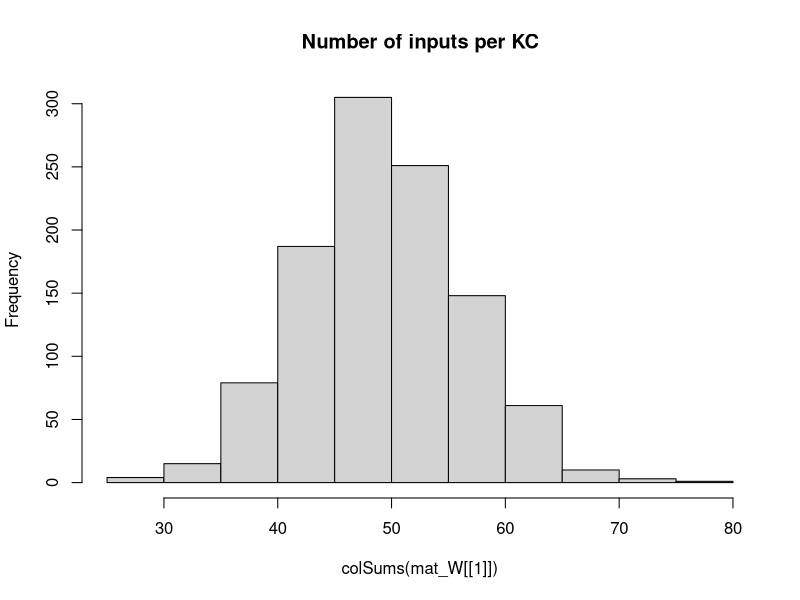

The R script that drew this image: (Note: this script raises an error after producing the figure.)
## Development Code for Willsaw NN image recognition of zfish larva
## KL 2021
## I will implement a MB random kernel NN as in my Ant Navigation paper 
## This Files Trains the weights of  2 Layer Net : Random Expansion Feature Layer (Random Kernel Trick) -> Perceptron Output neuron 
## The connections in L1 Random Sparse Net are data independent, while L2 wights are trained via +ve larva head template samples to filter patterns that look like larva
## The input images are labeled as Fish and non fish according to the folder they are placed.
# Output is saved as pgm images which are then loaded by tracker software so as to implemend the simple classifier net implemended here 

library("pixmap")
library("yaml")

## TODO GIGURE OUT INIT That Works

## Initialiaze the random Weight vector of an L1 (KC) neuron  
init_random_W <- function(m, p){
  # Draw random Number N of Sampled Inputs From Binomial
  #n <- rbinom(1,length(m),p)
  ## Set N random synapses as inputs to KC
  #idx <- sample(1:length(m),n)
  m <- rnorm(NROW(m),0,sd=0.5) #runif(NROW(m))/(10*NROW(m)) ##Weak Synapses
  ## Likely Stronger Subset
  #m[idx] <- 1#/length(m) #runif(n)/(10*length(m)) #1/NROW(m)
  #print(length(m))
  return (m)
}


## Initialiaze the random Weight vector of an L1 (KC) neuron  
init_sparse_W <- function(m,p){
  # Draw random Number N of Sampled Inputs From Binomial
  n <- rbinom(1,length(m),p)
  ## Set N random synapses as inputs to KC
  idx <- sample(1:length(m),n)
  #m <- runif(NROW(m))/(1000000*NROW(m)) ##Weak Synapses
  ## Likely Stronger Subset
  m[idx] <- 1#/length(m) #runif(n)/(10*length(m)) #1/NROW(m)
  #print(length(m))
  return (m)
}


## Sigmoid//logistic Transfer Function
N_transfer <- function(activation)
{
  return (1/(1+exp(-activation)))
}


## Derivative Sigmoid/logistic Transfer Function
N_transfer_D <- function(activation)
{
  return (N_transfer(activation)*(1-N_transfer(activation)) )
}

## Neural Actvation for a layer with Weitgh Matrix W and Input matrix of col vectors -
#  vector of Biases B - This is to a matrix to operate overall all input activations over Inputs in order 
N_activation <- function(X,W,B)
{
  ## If more Than Half input units (based on Avg inputs) is active - then activate KC
  
  #  if ( sum(X) > KC_THRES )
  #    return (1)
  # else
  mat_B <- matrix(B,ncol=ncol(X),nrow=length(B) )
  ## Bias is just another W attached to a fixed Input 1
  return (W%*%X + mat_B)
}

## Copies A Smaller Matrix To the Middle of a larger one - (Pasting Image on larger canvas)
matrix_paste <- function(src,target)
{
  x_offset <- round((ncol(target)- ncol(src))/2 )
  y_offset <- round((nrow(target)- nrow(src))/2 )
  target[ (1+y_offset):(y_offset+nrow(src)),(1+x_offset):(x_offset+ncol(src))] <-src
  return(target)
}


sparse_binarize <- function(X,INPUT_SPARSENESS)
{
  ## Binarize Input Image / Set Sparsensess ##
  pxsparse = 1.0
  thres_bin = mean(X)
  max_iter = 100
  
  while (pxsparse > INPUT_SPARSENESS & max_iter > 0)
  {
    X_bin <-  as.numeric(X > thres_bin)
    pxsparse <- sum(as.numeric(X_bin[X_bin > 0]))/length(X_bin)
    thres_bin = thres_bin + 0.01;
    max_iter = max_iter + 1
  }
  
  
  ##message("Input Sparseness:",pxsparse)
  
  return(X_bin)
}




makeInputMatrix <- function(img_list,inmat_W)
{
  
  ## TRAIN /TEST ##
  img_list <- img_list[,1]
 
  
  
  ## Matrix Of  image Input Vectors  
  mat_X = matrix(0,nrow=ncol(inmat_W[[1]]),ncol=length(img_list) )
  fileidx <- 0
  for (in_img in img_list)
  {
    fileidx= fileidx + 1
    
    imgT <- read.pnm(as.character(in_img) )
    mat_img <- getChannels(imgT)
    X <- as.vector(mat_img)
    ### Add Fixed input 1 - To operate As Adjustable Bias for each input   
    ##X[length(X)] <- 1 # c(as.vector(mat_img),1)
    
    ##message(in_img," Input Dim:", dim(mat_img)[1],"x",dim(mat_img)[2],"=",dim(mat_img)[2]*dim(mat_img)[1])
    
    if (length(X) > n_top_px)
    {
      warning("input sample too big - skipping")
      next
    }
    
    ## If Loaded image is Smaller than INput - Then Resize (paste into) larger Matrix to fit
    if (length(X) < n_top_px)
    {
      ##message("input sample Smaller than Canvas - pasting")
      mat_t <- matrix(0,nrow=img_dim[1],ncol=img_dim[2])
      mat_img <- matrix_paste(mat_img,mat_t)
      ##message("Converted  Dim:", dim(mat_img)[1],"x",dim(mat_img)[2],"=",dim(mat_img)[2]*dim(mat_img)[1])
    }
    
    ##mypic = new("pixmapGrey", size=dim(mat_img),grey = mat_img);plot(mypic)
    ## Convert to Col Vector
    X <- sparse_binarize(as.vector(mat_img),INPUT_SPARSENESS)
    
    
    dim(X) <- c(length(X),1) ## Make into Col Vector
    
    if (length(X) > n_top_px)
    {
      warning(in_img,"Image Too large. Skipping")
      next
    }
    
    stopifnot(length(mat_X[,fileidx]) ==length(X) ) 
    mat_X[,fileidx] <- X # Save In Vector to MAtrix
    
  }## Load All Input Vectors Into Matrix X
  
  return(mat_X)
} ##Make INput List



### EXPORT MAtrix to YAML for !!opencv-matrix##
matrixToYamlForOpenCV <- function(mat)
{
  ##!!opencv-matrix
  strHeader <- "!!opencv-matrix\n rows: %d\n cols: %d\n dt: f\n data:["
  ## Matrix Will Be saved Transposed Because Data serial Reading Order is by row in OpenCV while Here Serialization is By Column
  strHeader <- sprintf(strHeader,nrow(mat),ncol(mat))
  strData = ""
  lineWidth = 100#min(100,length(mat))
  
  ## COMMENTED OUT AS SUDDENLY as.yaml started adding new Lines in data automatically - The following routine does this manually
  # ##Long Strings Need to be broken by New Lines otherwise OPENCV FIle Storage FAils
  # if (length(mat) > lineWidth){
  #   fcon<- tempfile("matrixYaml")
  #   
  #   ## Need to export To TEMP file as string Concat Is too SLOW
  #   for (i in seq(1,length(mat),lineWidth) ){
  #     write(mat[i:min(i+lineWidth-1,length(mat)-1)], file = fcon,ncolumns = 100, append = TRUE, sep = ", ")
  #     ##cat(",",file = fcon, append = TRUE,fill=FALSE)
  #     #strData = paste0(strData, toString(mat[i:min(i+lineWidth,length(mat))],"\n",width=0))
  #   }
  #   ## Join  All Lines Back INto One String - With Newlines and Commas and Intendation
  #   #strData = noquote()
  #   strData = noquote(paste0(
  #                     readLines(con = fcon, n = -1L, ok = TRUE, warn = TRUE, skipNul = FALSE, encoding = "UTF-8"),
  #                            collapse=",\n         ")) ##
  #   #class(strData) <- "verbatim"
  # }else
    
  ## Need to TransposeBecause Data serial Reading Order is by row in OpenCV while Here Serialization is By Column
  strData = toString(t(mat))
  
  
  strRet=  noquote(paste0(strHeader,strData,"]")) 
  
  
  ##Character vectors that have a class of ‘verbatim’ will not be quoted in the output YAML 
  class(strRet) <- "verbatim"
  ##class(strRet) <- "verbatim"
  #write(strRet,file = fcon)  
  return(noquote(strRet) )
}




## Process 2 Layer Network - Return Last Node Output produced for each input image
## Note : Input Layer Is Simplified - No activation function needed or Bias - Input image intentities are taken as activations
## Target_output is vector of desired output for each output Neuron these I chose to be L2_1=1 (Fish) L2_2=1 (Non Fish)
net_proc_images_batch <- function(mat_X,inmat_W,inLayer_Bias,mat_Y,learningRate = 0.0)  
{
  
  L_X     <- list() ## Output Of Layer k
  L_A     <- list() ## Activation of  Layer k
  L_delta <- list()  ## Delta is the "cost attributable to (the value of) that node". 
  L2_out <- list()
  
  outError = 0 #'Mean Sq Error Of File Batch'

    ##Input Layer Is Simplified - No activation function needed or Bias - Input image intentities are taken as activations
    ## Due to R hell with numbers ecoming Factors I need to do this tricl
    
    ##Target_output <- mat_Y[fileidx,] 
     
    ## Forward Propagation ##
    ##mat_X[1,] = 1 ## Add COnst Input so W_i operates as a Bias IxW 
   ##  matrix of output Col vectors correspond to output
    for (l in 1:(N_Layers+1) )
    {
      if (l == 1) ## 1st Layer is INput 
      {
        ##Activation 
        L_A[[1]] <- mat_X
        L_X[[1]] <- mat_X##N_transfer(X-0.5)
        
      }else
      {
        #L_X[[l-1]][1,] = 1 ##No Need - Removed for TEST/ Add COnst Input so W_i operates as a Bias IxW
        L_A[[l]] <- N_activation(L_X[[l-1]], inmat_W[[l-1]], inLayer_Bias[[l-1]] )
        L_X[[l]] <- N_transfer( L_A[[l]])
      }
    }
    MSQError =  sum(((mat_Y) - L_X[[N_Layers+1]] )^2)/ ncol(mat_X)

    ## Note Indexes L_X and mat/biases are off by one because LX_1 is considerened an input layer, while neural layer is l=2
    ## Back Propagation ##
    for (l in (N_Layers):1 )
    {
      ##On Output Layer
      if (l == (N_Layers))
      {
        ## Element Wise Product (hadamart Product)
        L_delta[[l]] <- ( N_transfer_D( L_X[[l+1]] )   * (L_X[[l+1]] - mat_Y)) ##*N_transfer_D(L_X[[l]])
      }else{
        #L_delta[[l]] <- L_delta[[l+1]] %*% t(mat_W[[l]])*N_transfer_D(L_X[[l]])
        L_delta[[l]] <-   t(t(L_delta[[l+1]]) %*%(inmat_W[[l+1]])*t(N_transfer_D( L_X[[l+1]] )))    ## %*% t(N_transfer_D(L_X[[l-1]]) )
      }
      
      dE <- (L_delta[[l]])%*%t(L_A[[l]])  
      dW <- learningRate*dE 
      ##Add average change over batch samples
      inmat_W[[l]] <- inmat_W[[l]] -  dW ##length(img_list)

      ## Error Non-Conform
      inLayer_Bias[[l]] <- inLayer_Bias[[l]] - rowSums( learningRate*(L_delta[[l]]) )  
      ##if (l==1)
      ##  hist(dW)
    }
    
    #hist(Layer_Bias[[1]])
    #if (fileidx %% 10 == 0)  
    #  hist(inmat_W[[1]], main="After")
    
    
    ## Forward Propagation ## 
    # L1 <- N_transfer(N_activation(mat_X, inmat_W[[1]],inmat_B[[1]]  ) ) ## v_Layer_Bias[i] matrix(rep(,nrow(mat_X)),nrow=nrow(mat_X) )  
    # ## L2 matrix of output Col vectors correspond 
    # L2 <-  N_transfer(N_activation(L1,inmat_W[[2]] ,  inmat_B[[2]] )  )  
    # 
    # MSQError =  sum(((mat_Y) - L2 )^2)/ ncol(mat_X)
    # 
    ## Forward Propagation ##
    ##  matrix of output Col vectors correspond to output
    for (l in 1:(N_Layers+1) )
    {
      if (l == 1) ## 1st Layer is INput 
      {
        ##Activation 
        L_A[[1]] <- mat_X
        L_X[[1]] <- mat_X##N_transfer(X-0.5)
        
      }else
      {
        L_A[[l]] <- N_activation(L_X[[l-1]], inmat_W[[l-1]], inLayer_Bias[[l-1]] )
        L_X[[l]] <- N_transfer( L_A[[l]])
      }
    }
    MSQError =  sum(((mat_Y) - L_X[[N_Layers+1]] )^2)/ ncol(mat_X)
    
    
    
    
    ##message("Recognition Output for Img ",in_img," is F:",L_X[[3]][1]," non-F:",L_X[[3]][2]," Active KC:",L2_out[[fileidx]]$KC_active/N_KC )
    #dim(X) = img_dim##dim(mat_img)
    
    
    #image(X_bin)
    #title(main = paste(in_img,strRes," R:",L2_Neurons_out[1]-L2_Neurons_out[2]), font.main = 4)
  
  
  lout <- list(X=mat_X,
               W=inmat_W,
               B=inLayer_Bias,
               output= L_A[[N_Layers+1]],
               Target=mat_Y,
               #out=data.frame( do.call(rbind,L2_out ) ),
               MSQError=MSQError )
  
  #MSQError =  sum(((mat_Y) - L2)^2)/nrow(mat_X)
  
  return(lout  )
}



img_dim <- c(38,28)
N_Layers <- 2

n_top_px <- img_dim[2]*img_dim[1]
N_KC = n_top_px*5 ## Number of Kenyon Cells (Input layer High Dim Coding)
N_SYN_per_KC <- 10# n_top_px/500 ## Number of pic Features each KC neuron Codes for
#KC_THRES <- N_SYN_per_KC*0.25 ## Number of INput that need to be active for KC to fire/Activate
v_Layer_N <- c(n_top_px, N_KC, 2)
v_Layer_N3 <- c(n_top_px, N_KC,100, 2)

#v_Layer_CON <- c(N_SYN_per_KC/n_top_px,)
Layer_Bias <- list() ## Number of INput that need to be active for Neuron to fire/Activate
INPUT_SPARSENESS = 0.25

mat_W <<- list() # List Of Weight Matrices

## Make Sparse Random Synaptic Weight matrix Selecting Inputs for each KC
for (k in 1:N_Layers)
{
  mat_W[[k]] <- matrix(0,ncol=v_Layer_N[k],nrow=v_Layer_N[k+1])
  ## Init Random
  if (k==1)
    mat_W[[k]] <- t(apply(mat_W[[k]],1,init_sparse_W,N_SYN_per_KC/n_top_px)) ##
  else
    mat_W[[k]] <- t(apply(mat_W[[k]],1,init_random_W,0)) ##
  
  Layer_Bias[[k]] <- matrix(1,ncol=1,nrow=v_Layer_N[k+1] )  #rep(1,) ## Initialiaze Neural Biases
}

#hist(mat_W[[3]])
hist(colSums(mat_W[[1]]),main="Number of inputs per KC")

##Layer 2 (Output Perceptron)
#L2_Neurons <<- 2

## Apply Input Image ##
## list training files 
setwd("/home/kostasl/workspace/zebrafishtrack/Rplots")
sPathTrainingSamples="../img/trainset/fish"
sPathTrainingNonSamples="../img/trainset/nonfish/"
sPathTestingSamplesFish="../img/fish/"
sPathTestingSamplesNonFish="../img/nonfish/"

img_list_train_fish =  cbind(files=list.files(path=sPathTrainingSamples,pattern="*pgm",full.names = T),F=1,NF=0) 
img_list_test_fish = cbind(files=list.files(path=sPathTestingSamplesFish,pattern="*pgm",full.names = T),F=1,NF=0)
img_list_train_nonfish =   cbind(files=list.files(path=sPathTrainingNonSamples,pattern="*pgm",full.names = T),F=0,NF=1)
img_list_test_nonfish =  cbind(files=list.files(path=sPathTestingSamplesNonFish,pattern="*pgm",full.names = T),F=0,NF=1)

## A Small Sample set for Testing the Algorithm Discrimiation between X and 1 
img_list_train_ones <-  cbind(files=list.files(path="../img/trainset/ones/",pattern="*pgm",full.names = T),F=1,NF=0)
img_list_train_X <-  cbind(files=list.files(path="../img/trainset/X/",pattern="*pgm",full.names = T),F=0,NF=1)


img_list_all <- rbind.data.frame(img_list_train_fish,img_list_test_fish,img_list_train_nonfish,img_list_test_nonfish,stringsAsFactors = FALSE) #
#img_list_train <- rbind.data.frame(img_list_train_fish,img_list_test_fish,img_list_train_nonfish,img_list_train_nonfish,stringsAsFactors = FALSE)
#img_list_test=  list.files(path=sPathTestingSamples,pattern="*pgm",full.names = T) Samples ##


img_list_train <- rbind.data.frame(img_list_train_fish,img_list_test_fish,
                                   img_list_test_nonfish,img_list_train_nonfish,
                                   stringsAsFactors = FALSE)
#img_list_train <- rbind.data.frame(img_list_train_ones,img_list_train_X)
#img_list_all <- rbind.data.frame(img_list_train_fish,stringsAsFactors = FALSE)

#img_list_all <- 

batchSize = 10 # Number of Training IMages for Each Leanring Episode (which will define error graident )
Nbatches = 750
trainingN = 5 ##Training Cycles For Each Batch



lFitError <- list()
dfitRecord <- data.frame()

vTrainingError <- vector()
## Subset INput LIst Into Batches
rIdx = 1

for (b in 1:Nbatches)
{
  ##Make Matrix -For All net inputs
  img_list_suffled <- img_list_train[sample(1:nrow(img_list_train)),]
  ##Select Subset Batch
  img_list_suffled <- head(img_list_suffled,batchSize)
  
  mat_X <- makeInputMatrix(img_list_suffled,mat_W)
  
  label_list <-cbind.data.frame(F=(img_list_suffled[,2]),NF=(img_list_suffled[,3]) )##Target output/labels
  mat_Y <- t(apply(as.matrix(label_list),2,strtoi))  

  
  for (i in 1:trainingN)
  {  
    
    dLearningRate    <- 0.0001
    
    # TRAIN On Fish 
    dnetout <- net_proc_images_batch(mat_X, mat_W, Layer_Bias, mat_Y, dLearningRate )
    mat_W   <<- dnetout$W
    mat_B   <<- dnetout$B

    #message(fileidx,". MSQERR:",MSQError,"  ", L2_out[[fileidx]]$L2_F, "-", L2_out[[fileidx]]$L2_NF, " ERR: ", L2_out[[fileidx]]$Err ," ",in_img)
    message(rIdx,". MSQERR:",dnetout$MSQError,"  ")
    
        
    vTrainingError[rIdx] = dnetout$MSQError  #plot(unlist(dnetout$out$MSERR),main=paste(i,"Mean SQ Err"))
    rIdx = rIdx +1
    
    plot(vTrainingError) #ylim=c(0,1)xlim=c(0,trainingN*Nbatches)
    
  }## Repeated Training On Batch 

} ## Different Batch Suffles  




plot(c) #ylim=c(0,1)





### Calcl Final Performance 

##Select Subset Batch
img_list_suffled <- img_list_train #img_list_test_nonfish # img_list_all[sample(1:nrow(img_list_all)),]
mat_X <- makeInputMatrix(img_list_suffled,mat_W)
label_list <-cbind.data.frame(F=(img_list_suffled[,2]),NF=(img_list_suffled[,3]) )##Target output/labels
mat_Y <- t(apply(as.matrix(label_list),2,strtoi))
# 
# ## TODO : Move this in Funct - Use One MAtrix For Net -Matrix Of Biases
# mat_B <- list()
# for (k in 1:N_Layers)
#   mat_B[[k]] <- matrix(Layer_Bias[[k]],ncol=ncol(mat_X),nrow=length(Layer_Bias[[k]]) )


dLearningRate    <- 0.0
# TRAIN On Fish 
dnetout <- net_proc_images_batch(mat_X, mat_W, Layer_Bias, mat_Y, dLearningRate )
            
message("Final MSQERR:",dnetout$MSQError)

  
hist(dnetout$Target - N_transfer( dnetout$output) )

hist(dnetout$W[[1]],main="After")




## FOR EXAPORT TO YAML

fishNet <- list(LW1=dnetout$W[[1]],
                LW2=dnetout$W[[2]],
                LB1=dnetout$B[[1]],
                LB2=dnetout$B[[2]] 
)

#attr(fishNet$LW1, "tag") <- "!!opencv-matrix" ##Adding tags Also Change The Header to Verbatim, which does not work in OPENCV
attr(fishNet$LW2, "tag") <- "!!opencv-matrix"
attr(fishNet$LB1, "tag") <- "!!opencv-matrix"
attr(fishNet$LB2, "tag") <- "!!opencv-matrix"



#fishNet <- list(LW1=Layer_Bias[[2]]
#)
## EXPORT TO YAML FOR OPENCV - Custom/hacked exporter routine specific to OPENCV
  filename <- "fishNet.yml"
  con <- file(filename, "w")
  message("Exporting to YAML-Wait for it , this may take a while...")
  write("%YAML:1.0",con) ##Header Is necessary For OPENCV 
  ## Indentation Needs to be 3
  str_yaml<- noquote(as.yaml(fishNet, handlers=list(matrix=matrixToYamlForOpenCV), line.sep="\n",indent=3,unicode=F))
  #  CLEAN UP String FRom Escape Chars
  ## the Var Type tag !!opencv-matrix needs to be on same line as vairable Name - For OpenCV file store - FIX
  str_yaml <- gsub("\n  !!opencv-matrix","!!opencv-matrix",str_yaml,fixed = T)
  str_yaml <- gsub("\\n","\n",str_yaml,fixed = T)## Remove Escaped NewLines
  str_yaml <- gsub("\"","",str_yaml,fixed = T)#Remove Quates

  write(noquote(str_yaml),con,append=TRUE) ##Header Is necessary For OPENCV 
  close(con)




############## 


## Process 2 Layer Network - Return Last Node Output produced for each input image
## Note : Input Layer Is Simplified - No activation function needed or Bias - Input image intentities are taken as activations
## Target_output is vector of desired output for each output Neuron these I chose to be L2_1=1 (Fish) L2_2=1 (Non Fish)
net_proc_images <- function(input_list,inmat_W,inLayer_Bias,learningRate = 0.0)  
{
  
  L_X     <- list() ## Output Of Layer k
  L_A     <- list() ## Activation of  Layer k
  L_delta <- list()  ## Delta is the "cost attributable to (the value of) that node". 
  L2_out <- list()
  
  Target_output = c(1,0)  
  fileidx <- 0
  outError = 0 #'Mean Sq Error Of File Batch'
  ## TRAIN /TEST ##
  img_list <- input_list[,1]
  label_list <-cbind.data.frame(F=(input_list[,2]),NF=(input_list[,3]) )##Target output/labels
  
  ## Matrix Of  image Input Vectors  
  mat_X = matrix(0,nrow=ncol(inmat_W[[1]]),ncol=length(img_list) )
  
  for (in_img in img_list)
  {
    fileidx= fileidx + 1
    
    imgT <- read.pnm(as.character(in_img) )
    mat_img <- getChannels(imgT)
    X <- as.vector(mat_img)
    ### Add Fixed input 1 - To operate As Adjustable Bias for each input   
    ##X[length(X)] <- 1 # c(as.vector(mat_img),1)
    
    ##message(in_img," Input Dim:", dim(mat_img)[1],"x",dim(mat_img)[2],"=",dim(mat_img)[2]*dim(mat_img)[1])
    
    if (length(X) > n_top_px)
    {
      warning("input sample too big - skipping")
      next
    }
    
    ## If Loaded image is Smaller than INput - Then Resize (paste into) larger Matrix to fit
    if (length(X) < n_top_px)
    {
      ##message("input sample Smaller than Canvas - pasting")
      mat_t <- matrix(0,nrow=img_dim[1],ncol=img_dim[2])
      mat_img <- matrix_paste(mat_img,mat_t)
      ##message("Converted  Dim:", dim(mat_img)[1],"x",dim(mat_img)[2],"=",dim(mat_img)[2]*dim(mat_img)[1])
    }
    
    ##mypic = new("pixmapGrey", size=dim(mat_img),grey = mat_img);plot(mypic)
    ## Convert to Col Vector
    X <- sparse_binarize(as.vector(mat_img),INPUT_SPARSENESS)
    
    
    dim(X) <- c(length(X),1) ## Make into Col Vector
    
    if (length(X) > n_top_px)
    {
      warning(in_img,"Image Too large. Skipping")
      next
    }
    
    stopifnot(length(mat_X[,fileidx]) ==length(X) ) 
    mat_X[,fileidx] <- X # Save In Vector to MAtrix
    
    
    ##Input Layer Is Simplified - No activation function needed or Bias - Input image intentities are taken as activations
    ##Activation 
    L_A[[1]] <- X
    L_X[[1]] <- X##N_transfer(X-0.5)
    ## Due to R hell with numbers ecoming Factors I need to do this tricl
    mat_Y <- apply(as.matrix(label_list),2,strtoi)
    
    Target_output <-mat_Y[fileidx,] 
    ### 
    
    ## Forward Propagation ## 
    for (i in 2:(N_Layers+1) )
    {
      L_A[[i]] <- N_activation(L_X[[i-1]], inmat_W[[i-1]], inLayer_Bias[[i-1]]) ## v_Layer_Bias[i]  
      L_X[[i]] <- N_transfer(L_A[[i]])
    }
    
    outError = outError + sum( ( Target_output - L_X[[i]] ) )
    
    #hist(mat_W[[l-1]],main="before")
    ## Note Indexes L_X and mat/biases are off by one because LX_1 is considerened an input layer, while neural layer is l=2
    ## Back Propagation ##
    for (l in (N_Layers):1 )
    {
      ##On Output Layer
      if (l == (N_Layers))
      {
        ## Element Wise Product (hadamart Product)
        L_delta[[l]] <- ((N_transfer_D(L_X[[l+1]])) * (L_X[[l+1]] - Target_output)) ##*N_transfer_D(L_X[[l]])
      }else{
        #L_delta[[l]] <- L_delta[[l+1]] %*% t(mat_W[[l]])*N_transfer_D(L_X[[l]])
        L_delta[[l]] <-   t(t(L_delta[[l+1]]) %*%(inmat_W[[l+1]])*t(N_transfer_D( L_X[[l+1]] )))    ## %*% t(N_transfer_D(L_X[[l-1]]) )
        
      }
      
      dE <- (L_delta[[l]])%*%t(L_A[[l]])  
      dW <- learningRate*dE 
      ##Add average change over batch samples
      inmat_W[[l]] <- inmat_W[[l]] -  dW ##length(img_list)
      inLayer_Bias[[l]] <- inLayer_Bias[[l]] - learningRate*(L_delta[[l]])  
    }
    
    #hist(Layer_Bias[[1]])
    if (fileidx %% 10 == 0)
      hist(inmat_W[[1]], main="After")
    
    #hist( KC_out_act[1,])
    ## Calc Layer 1 output based on Activation Threshold Funciton for Units
    #KC_output <- apply(KC_out_act, 2, N_transfer)
    #dim(KC_output) <-c(1,length(KC_output)) ## Make into Row Vector
    
    ## Learn Positive Samples - Simple Perceptron Learning Rule - Over an augmented input X which is projected To High dim via sparse random matrix in L1##
    ## Take Active L1 outputs And Set L2 Input synapses of Output Neuron to High
    # Continuous output /
    #L2_Neurons_out <<- (as.numeric(( KC_output %*%  W_L2)/N_KC))
    # Weight Gradient -
    #DW <- t(KC_output)%*% (Target_output - L2_Neurons_out)/2
    #W_L2 <<-  W_L2 + learningRate*DW ## Update Weight Vector 
    
    
    ##W_L2[W_L2 < 1] <<- 1 ##Cap To Limit Values - Saturation Of Synapses
    ##W_L2[,outNeuronIdx][W_L2< -1] <<- -1
    
    #stopifnot(ncol(KC_output) == nrow(W_L2))
    ## Calc Output Neuron - Perceptron 
    ## FWD PROP CAlc MSQE - Fwd Propagate Entire Input Matrix 
    
    
    ## Forward Propagation ## 
    L1 <- N_transfer(N_activation(mat_X, inmat_W[[1]], matrix(inLayer_Bias[[1]],ncol=ncol(mat_X),nrow=length(inLayer_Bias[[1]])) ) ) ## v_Layer_Bias[i] matrix(rep(,nrow(mat_X)),nrow=nrow(mat_X) )  
    ## L2 matrix of output Col vectors correspond 
    L2 <-  N_transfer(N_activation(L1,inmat_W[[2]] , matrix(inLayer_Bias[[2]],ncol=ncol(mat_X),nrow=length(inLayer_Bias[[2]])) )  )  
    
    MSQError =  sum((t(mat_Y) - L2 )^2)/ ncol(mat_X)
    
    
    L2_out[[fileidx]] <- list(Err=0.5*sum((Target_output - L2[,fileidx])^2),
                              MSERR=MSQError,
                              L2_F=L2[1,fileidx],
                              L2_NF=L2[2,fileidx],
                              KC_active = sum(L1[fileidx,][L1[fileidx,]>0.5]),
                              KC_total = length(L1[fileidx,]),
                              # input_sparse= pxsparse,
                              file=in_img
    )
    
    
    
    message(fileidx,". MSQERR:",MSQError,"  ", L2_out[[fileidx]]$L2_F, "-", L2_out[[fileidx]]$L2_NF, " ERR: ", L2_out[[fileidx]]$Err ," ",in_img)
    
    ##message("Recognition Output for Img ",in_img," is F:",L_X[[3]][1]," non-F:",L_X[[3]][2]," Active KC:",L2_out[[fileidx]]$KC_active/N_KC )
    dim(X) = dim(mat_img)
    
    
    #image(X_bin)
    #title(main = paste(in_img,strRes," R:",L2_Neurons_out[1]-L2_Neurons_out[2]), font.main = 4)
  }
  
  lout <- list(X=mat_X,
               W=inmat_W,
               B=inLayer_Bias,
               out=data.frame( do.call(rbind,L2_out ) ))
  
  MSQError =  sum((t(mat_Y) - L2)^2)/nrow(mat_X)
  
  return(lout  )
}



#}

#       ##Test 
#   dnetout_tfish <- net_proc_images(img_list_test_fish,0.3, c(1,0))
#   #hist(unlist(dnetout_fish$L2_F),breaks=10,main="Class Fish Responses to F+ samples" )
#   ##L1 threshold set too high - patterns do not propagate
#   stopifnot(sum(unlist(dnetout_tfish$KC_active)) > 1)
#     
#   SqError_FisF <- sum((1 -unlist(dnetout_tfish$L2_F))^2)/nrow(dnetout_tfish)
#   SqError_FisNotNF <- sum((-1 -unlist(dnetout_tfish$L2_NF))^2)/nrow(dnetout_tfish)
#   
#   message("Sq. Error: F+:",SqError_FisF," F-:",SqError_FisNotNF)
#   
#   dnetout_tnotfish <- net_proc_images(img_list_test_nonfish,dLearningRate,c(0,1))
#   ##hist(unlist(dnetout_notfish$L2_NF),breaks=10,main="Class Not Fish Responses to F- samples" )
#   
#   SqError_NFisNotF <- sum((-1 -unlist(dnetout_tnotfish$L2_F))^2)/nrow(dnetout_tnotfish)
#   SqError_NFisNF <- sum((1 -unlist(dnetout_tnotfish$L2_NF))^2)/nrow(dnetout_tnotfish)
#   
#   #message("Sq. Error: F+:",SqError_NFisNotF," F-:",SqError_NFisNF)
# 
#   
#   SqClassError = sum(SqError_FisF,SqError_FisNotNF,SqError_NFisNotF,SqError_NFisNF)   
#   lFitError[[i]] = list(S_error=SqClassError,FishisFish=SqError_FisF,FishNotFish=SqError_FisNotNF,
#                         NotFishIsFish=SqError_NFisNotF,
#                         NotFishIsNotFish=SqError_NFisNF)
#   
#   dfitRecord <<- data.frame( do.call(rbind,lFitError ) )
#   plot(unlist(dfitRecord$S_error),xlim=c(1,100) ,xlab="Fit Error",ylim=c(0,2))
# 
# 
# ## Test Fish
# dnetout_testfish <- net_proc_images(img_list_test_fish,0,c(-1,1))
# ##hist(unlist(dnetout_notfish$L2_NF),breaks=10,main="Class Not Fish Responses to F- samples" )
# dnetout_testnonfish <- net_proc_images(img_list_test_nonfish,0,c(-1,1))
# 
# 
# SqError_NFisNotF <- sum((-1 -unlist(dnetout_testfish$L2_F))^2)/nrow(dnetout_testfish)
# SqError_NFisNF <- sum((1 -unlist(dnetout_testfish$L2_NF))^2)/nrow(dnetout_testfish)
# 
# 
# 
# 
# plot(unlist(dfitRecord$S_error),xlim=c(1,100) ,xlab="Fit Error",ylim=c(00,800))
# 
# plot(unlist(dfitRecord$FishisFish) )
# plot(unlist(dfitRecord$FishNotFish) )
# plot(unlist(dfitRecord$NotFishIsFish) )
# plot(unlist(dfitRecord$NotFishIsNotFish) )
# 
# 
# 
# ## Test Responses ## 
# dnetout_test <- net_proc_images(img_list_test,0.0,c(0,0))
# dnetout_test_nonfish <- net_proc_images(img_list_train_nonfish,0.0,c(-1,1))
# 
# 
# 
# colSums(W_L2)
# 
# l_out_n <- net_proc_images(img_list_train_nonfish,-dLearningRate/5,1)
# colSums(W_L2)
# 
# colSums(W_L2)
# 
# 
#  ## Save KC Matrix As Image (To Be loaded by Tracker)
#  ## Save Trained Weights As Image (To load by Tracker)
#  KC_sparse_pic <- pixmapGrey(mat_W[[1]], nrow=dim(mat_W[[1]])[1],ncol=dim(mat_W[[1]])[2])
#  plot(KC_sparse_pic)
#  write.pnm(KC_sparse_pic,file="L1_W_SparseNet.pgm")
# # 
# # ## Shift Values
#  L_W2 <- (mat_W[[2]])+1.0
#  L_W2 <- apply(L_W2,2,rev)
#  Lout_pic <- pixmapGrey(L_W2, nrow=dim(mat_W[[2]])[1],ncol=dim(mat_W[[2]])[2],cellres=1)
#  plot(Lout_pic)
#  write.pnm(Lout_pic,file="L2_W_SparseNet.pgm")
# 
#  Lout_pic <- pixmapGrey(Layer_Bias[[1]], nrow=dim(Layer_Bias[[1]])[1],ncol=dim(Layer_Bias[[1]])[2],cellres=1)
#  plot(Lout_pic)
#  write.pnm(Lout_pic,file="L1_B_SparseNet.pgm")
#  
#  
#  Lout_pic <- pixmapGrey(Layer_Bias[[2]],  nrow=dim(Layer_Bias[[2]])[1],ncol=dim(Layer_Bias[[2]])[2],cellres=1)
#  plot(Lout_pic)
#  write.pnm(Lout_pic,file="L2_B_SparseNet.pgm")
#  #
#  # 
# # 
# ## Load Matrix And Test
# imgT <- read.pnm(file="L1_W_SparseNet.pgm")
# mat_WL1 <- getChannels(imgT)
# 
# imgT <- read.pnm(file="L2_W_SparseNet.pgm")
# mat_WL2 <- getChannels(imgT)-1.0 ##Reverse Order

# 
# hist(W_L2)
# 
# cc <- getChannels(Lout_pic)
# plot(pic_outL)
